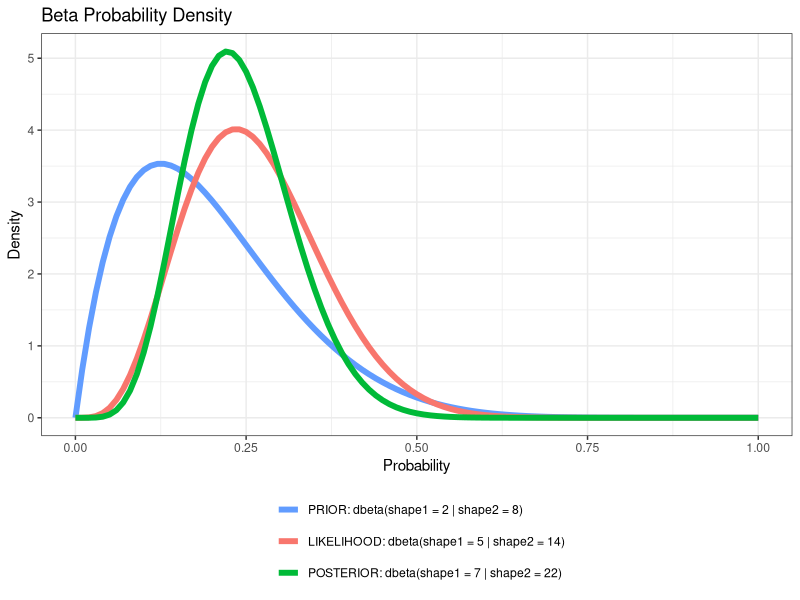
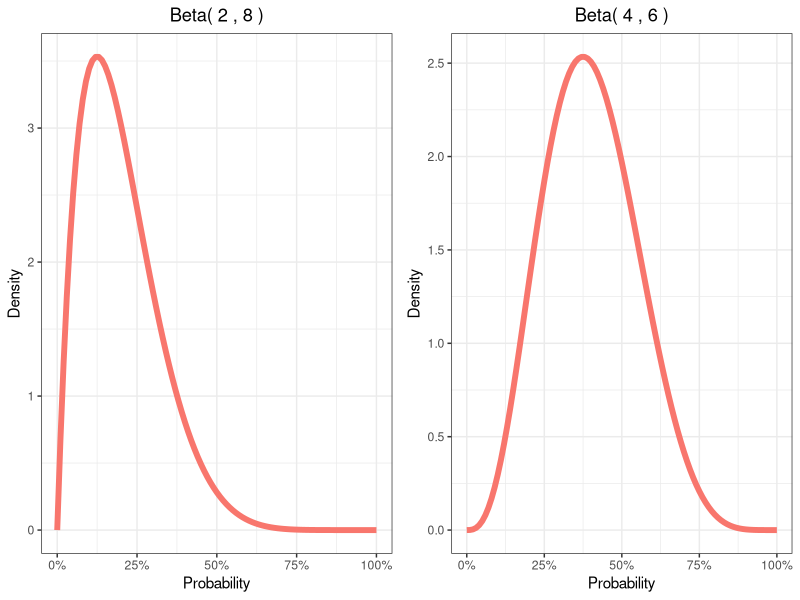
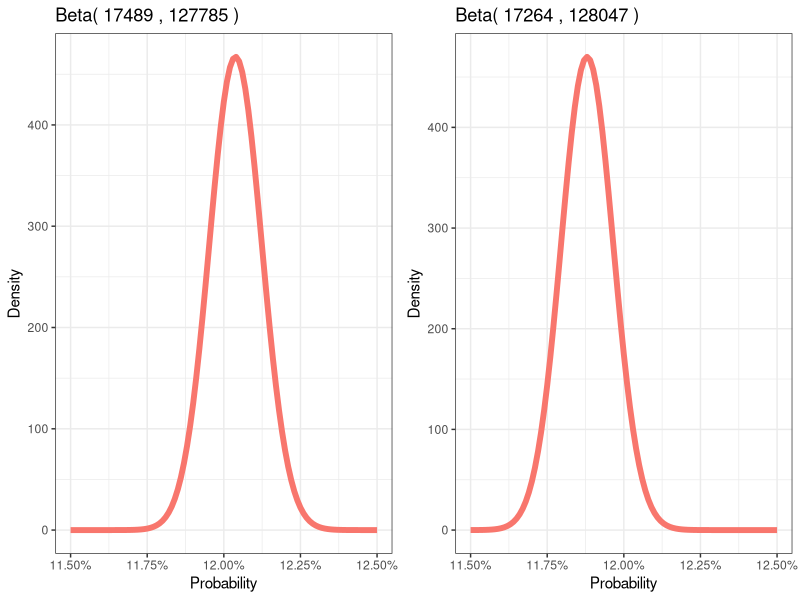
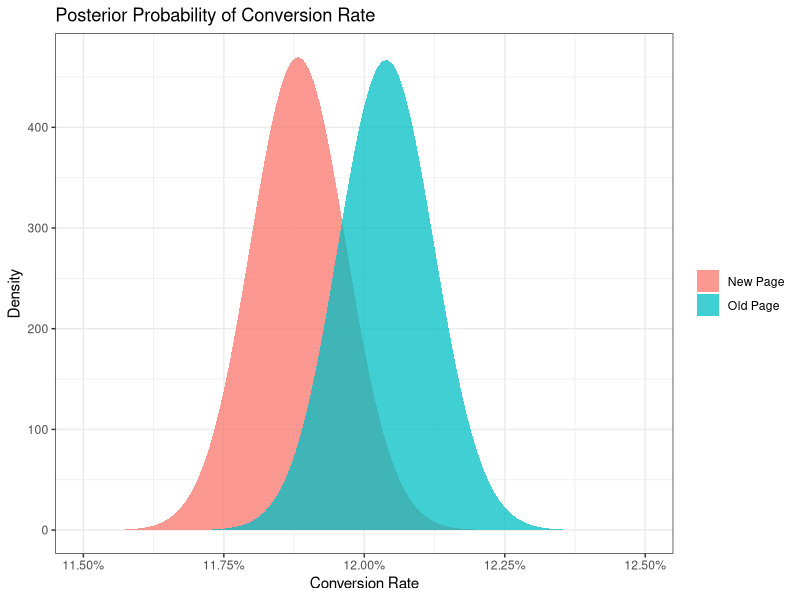
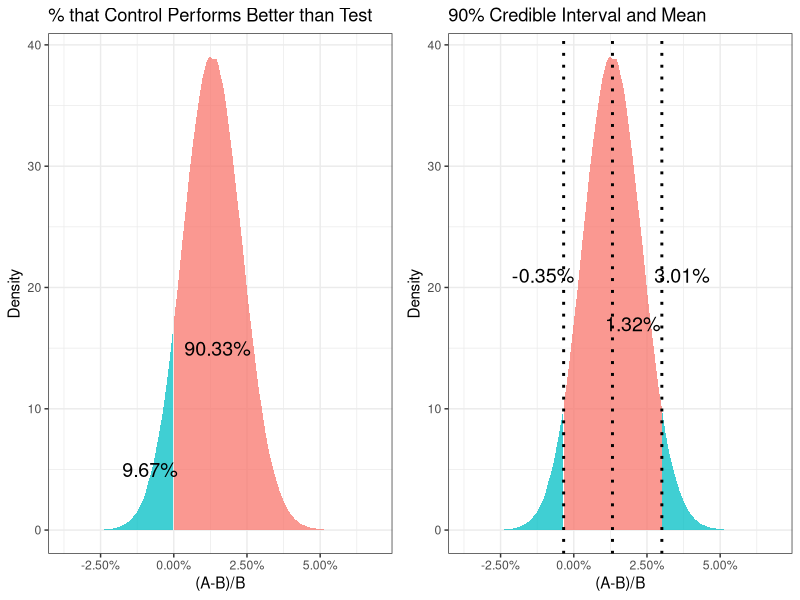

The R source for these figures, in order:
## ---- chunk 1
# Libraries
library(tidyverse)
library(ggplot2)
library(gridExtra)
library(scales)
## ---- chunk 2
fun_beta <- function(x) dbeta(x,2,8)     # e.g. prior
fun_beta.2 <- function(x) dbeta(x,5,14)  # e.g. likelihood
fun_beta.3 <- function(x) dbeta(x,7,22)  # e.g. posterior
ggplot() +
  geom_function(fun = fun_beta,
                aes(color = "PRIOR: dbeta(shape1 = 2 | shape2 = 8)"),
                linewidth = 2) +
  geom_function(fun = fun_beta.2,
                aes(color = "LIKELIHOOD: dbeta(shape1 = 5 | shape2 = 14)"),
                linewidth = 2) +
  geom_function(fun = fun_beta.3,
                aes(color = "POSTERIOR: dbeta(shape1 = 7 | shape2 = 22)"),
                linewidth = 2) +
    theme_bw() +
theme(legend.position = "bottom") +
   labs(title = "Beta Probability Density",
       x = "Probability",
       y = "Density") +
  guides(colour = guide_legend(ncol =1, title = ""))+
  scale_color_discrete(breaks = c(paste("PRIOR: dbeta(shape1 = 2 | shape2 = 8)"),
                                  paste("LIKELIHOOD: dbeta(shape1 = 5 | shape2 = 14)"),
                                  paste("POSTERIOR: dbeta(shape1 = 7 | shape2 = 22)")))

## ---- chunk 3
data_agg <- data.frame(group = c("control","treatment"),
                       landing_page = c("Old Page", "New Page"),
                       total_visit = c(145274,145311),
                       conversion = c(17489,17264),
                       not_converted = c(127785,128047),
                       conversion_rate = c(0.1203863,0.1188072))
data_agg

## ---- chunk 4
control_prior_alpha <- 2
control_prior_beta <- 8
test_prior_alpha <- 4
test_prior_beta <- 6

control_prior <- function(x) dbeta(x,control_prior_alpha,control_prior_beta)
test_prior <- function(x) dbeta(x,test_prior_alpha,test_prior_beta)

a <- ggplot() +
  geom_function(fun = control_prior,
                aes(color = "#F8766D"),
                linewidth = 2) +
  theme_bw() +
  theme(legend.position = "none",
        plot.title = element_text(hjust = 0.5)) +
  scale_x_continuous(labels = percent_format()) +
  labs(title = paste("Beta(",control_prior_alpha,",",control_prior_beta,")"),
       y = "Density",
       x = "Probability") 

b <- ggplot() +
  geom_function(fun = test_prior, 
                aes(color = "#F8766D"),
                linewidth = 2) +
  theme_bw() +
  theme(legend.position = "none",
        plot.title = element_text(hjust = 0.5)) +
  scale_x_continuous(labels = percent_format()) +
  labs(title = paste("Beta(",test_prior_alpha,",",test_prior_beta,")"),
       y = "Density",
       x = "Probability")

grid.arrange(a,b,nrow = 1,ncol = 2)
## ---- chunk 5
# control likelihood (alpha,beta)
likelihood_control_alpha <- data_agg[1,4]
likelihood_control_beta <- data_agg[1,5]

#test page likelihood (alpha,beta)
likelihood_test_alpha <- data_agg[2,4]
likelihood_test_beta<- data_agg[2,5]

likefun_control <- function(x) dbeta(x, likelihood_control_alpha, likelihood_control_beta)
likefun_test <- function(x) dbeta(x, likelihood_test_alpha,likelihood_test_beta)


m<-ggplot() +
  geom_function(fun = likefun_control,
                aes(color = "#F8766D"),
                linewidth = 2) +
  theme_bw() +
  theme(legend.position = "none") +
  labs(title = paste("Beta(",likelihood_control_alpha,",",likelihood_control_beta,")"),
       x = "Probability",
       y = "Density") + 
  scale_x_continuous(limits = c(0.115, 0.125),
                     labels = percent_format())

n<-ggplot() +
  geom_function(fun = likefun_test,
                aes(color = "#F8766D"),
                linewidth = 2) +
  theme_bw() +
  theme(legend.position = "none") +
  labs(title = paste("Beta(",likelihood_test_alpha,",",likelihood_test_beta,")"),
       x = "Probability",
       y = "Density") + 
  scale_x_continuous(limits = c(0.115, 0.125),
                     labels = percent_format())

grid.arrange(m,n,nrow = 1, ncol = 2)
## ---- chunk 6
fun_beta_control <- function(x) dbeta(x, control_prior_alpha + data_agg$conversion[1], control_prior_beta + data_agg$not_converted[1])
fun_beta_test <- function(x) dbeta(x, test_prior_alpha + data_agg$conversion[2], test_prior_beta + data_agg$not_converted[2])


data.frame(x = seq(0, 1, length.out = 1e4)) %>% 
  mutate(old = map_dbl(x,fun_beta_control),
         new = map_dbl(x,fun_beta_test)
  ) %>% 
  pivot_longer(-x, names_to = "variant") %>% 
  mutate(variant = ifelse(variant == "old", "Old Page", "New Page")) %>% 
  ggplot(aes(x = x, y = value)) +
  geom_ribbon(aes(fill = variant, xmin = x, xmax = x, ymin = 0, ymax = value),
              alpha = 0.75) +
  labs(x = "Conversion Rate", y = "Density",
       title = "Posterior Probability of Conversion Rate",
       fill = NULL) +
  theme_bw() +
  scale_x_continuous(limits = c(0.115, 0.125),
                     labels = percent_format())
## ---- chunk 7
n_trial <- 1e6

set.seed(123)
sample_control <- rbeta(n_trial,control_prior_alpha + data_agg$conversion[1],control_prior_beta + data_agg$not_converted[1]) 
sample_test <- rbeta(n_trial,test_prior_alpha + data_agg$conversion[2],test_prior_beta + data_agg$not_converted[2])

quantile(sample_control)
## ---- chunk 8
quantile(sample_test)
## ---- chunk 9
quantile(sample_control, probs = c(0.05, 0.95))
## ---- chunk 10
quantile(sample_test, probs = c(0.05, 0.95))
## ---- chunk 11

superior_prob <- sum(sample_control > sample_test) / n_trial
superior_prob

# CALCULATE % IMPROVEMENT (How much better?)
sample_diff <- (sample_control - sample_test) / sample_test
mean(sample_diff)
## ---- chunk 12
dens_diff <- density(sample_diff)

df_diff <- data.frame(x = dens_diff$x,y = dens_diff$y)

l <- df_diff %>% 
  mutate(type = ifelse(x>0,'full','part')) %>%
  ggplot(aes(x,y, fill = type)) +
  geom_ribbon(aes(xmin = x, xmax =x , ymin = 0, ymax =  y),
              alpha = 0.75, show.legend = F)  +
  annotate("text",
           x = .015, 
           y = 15, 
           label = percent(superior_prob,.01),
           size = 5) +
  annotate("text",
           x = -.008,
           y = 5, 
           label = percent(1-superior_prob,.01),
           size = 5) +
  scale_fill_manual(values = c( "#F8766D", "#00BFC4")) +
  scale_x_continuous(labels = label_percent(accuracy = 0.01)) +
  labs(title = "% that Control Performs Better than Test",
       x = "(A-B)/B", y = "Density") +
  theme_bw()

o <- df_diff %>%
  mutate(type = 
           ifelse(x < quantile(sample_diff,probs = .05),
                  "out",
                  ifelse(x > quantile(sample_diff,probs = .95), 
                         "out2", 
                         "in")))%>%
  ggplot(aes(x,y, fill = type)) +
  geom_ribbon(aes(xmin = x, xmax =x , ymin = 0, ymax =  y),
              alpha = 0.75, show.legend = F)  +
  labs(title = "90% Credible Interval and Mean",
       x = "(A-B)/B", y = "Density") +
  scale_fill_manual(values = c( "#F8766D", "#00BFC4","#00BFC4")) +
  theme_bw() +
#  theme(plot.title = element_text(hjust = 0.5)) +
  scale_x_continuous(labels = label_percent(accuracy = .01)) +
  geom_vline(xintercept = quantile(sample_diff,probs = .05),
             linetype = 3,
             lwd = 1) +
  annotate("text",
           x = quantile(sample_diff,probs = .05)-.007,
           y = 21,
           label = percent(quantile(sample_diff,probs = .05),accuracy = .01),
           size = 5) +
  geom_vline(xintercept = quantile(sample_diff,probs = .95), 
             linetype = 3, 
             lwd = 1) +
  annotate("text",
           x = quantile(sample_diff,probs = .95)+.007,
           y = 21,
           label = percent(quantile(sample_diff,probs = .95),accuracy = .01),
           size = 5) + 
  geom_vline(xintercept = mean(sample_diff), 
             linetype = 3, 
             lwd = 1) +
  annotate("text",
           x = mean(sample_diff) + .007,
           y = 17,
           label = percent(mean(sample_diff),accuracy = .01),
           size = 5)

grid.arrange(l,o,nrow = 1, ncol = 2)
